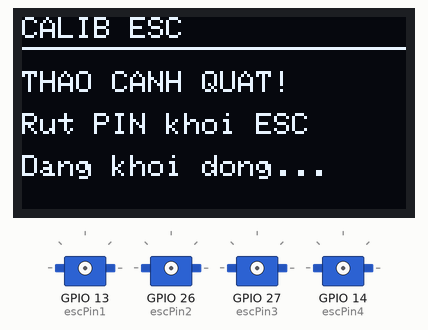
The sketch below on a simulated ESP32. On the bench: 128×64 one-colour display, 4 × servo. What the sketch prints to the serial monitor is not drawn.

Above: at 0.3 s.
At 2.3 s:
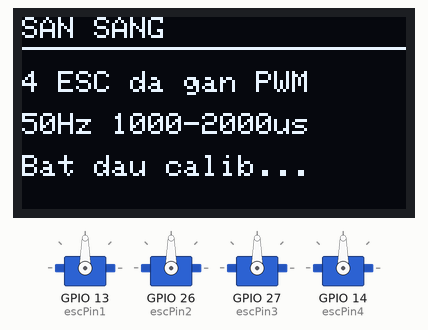
At 3.9 s:
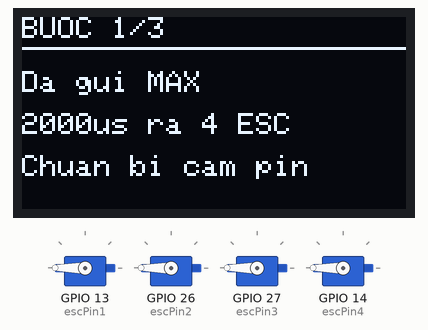
At 15.6 s:
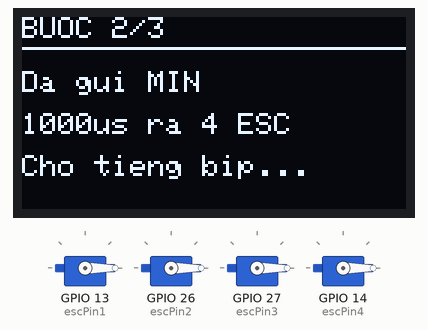
At 25.8 s:
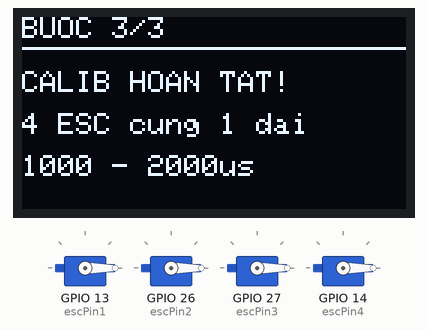
At 32.92 s:
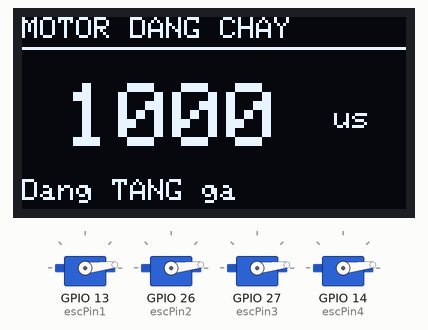
Timing chart, 0 to 40.0 s (numbered marks = the images above):
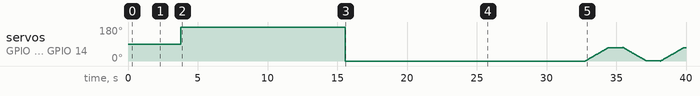

Measured:
- what the display in image 0 shows lasts 2.0 s, from 0.3 s to 2.3 s
- what the display in image 1 shows lasts 1.5 s, from 2.3 s to 3.8 s
- what the display in image 3 shows lasts 3.0 s, from 15.6 s to 18.6 s

The sketch:

cali.ino
```cpp
#include <ESP32Servo.h>
#include <Wire.h>
#include <Adafruit_GFX.h>
#include <Adafruit_SSD1306.h>

// Định nghĩa các chân kết nối tín hiệu từ ESP32 đến 4 ESC
// const int escPin1 = 26;
// const int escPin2 = 13;
// const int escPin3 = 14;
// const int escPin4 = 27;

const int escPin1 = 13;
const int escPin2 = 26;
const int escPin3 = 27;
const int escPin4 = 14;

Servo esc1, esc2, esc3, esc4;

// ---- OLED: cấu hình giống hệt drone_complete.ino (I2C bus 1, tách khỏi MPU) ----
#define SCREEN_WIDTH   128
#define SCREEN_HEIGHT  64
#define OLED_RESET     -1
#define OLED_SDA       21
#define OLED_SCL       22
#define OLED_ADDR      0x3C
#define OLED_FREQ      400000UL

TwoWire I2C_OLED = TwoWire(1);
Adafruit_SSD1306 display(SCREEN_WIDTH, SCREEN_HEIGHT, &I2C_OLED, OLED_RESET);
bool oledOK = false;

// OLED dùng font ASCII → mọi chữ hiển thị KHÔNG DẤU. Dùng chung chuỗi cho cả
// Serial để hai bên luôn nói cùng một điều, không lệch nhau khi sửa code.

void oledHeader(const char *left, const char *right) {
  display.clearDisplay();
  display.setTextSize(1);
  display.setCursor(0, 0);
  display.print(left);
  if (right[0]) {
    display.setCursor(SCREEN_WIDTH - strlen(right) * 6, 0);
    display.print(right);
  }
  display.drawFastHLine(0, 10, SCREEN_WIDTH, SSD1306_WHITE);
}

// Trạng thái thường: tiêu đề + 3 dòng nội dung
void showStatus(const char *step, const char *l1, const char *l2, const char *l3) {
  Serial.printf("[%s] %s | %s | %s\n", step, l1, l2, l3);
  if (!oledOK) return;

  oledHeader(step, "");
  display.setTextSize(1);
  display.setCursor(0, 18); display.print(l1);
  display.setCursor(0, 32); display.print(l2);
  display.setCursor(0, 46); display.print(l3);
  display.display();
}

// Đếm ngược: số giây in TO + thanh tiến trình, nhìn được khi hai tay đang bận
void showCountdown(const char *step, const char *action, const char *hint,
                   int secsLeft, int secsTotal) {
  Serial.printf("[%s] %s — con %ds\n", step, action, secsLeft);
  if (!oledOK) return;

  oledHeader(step, "");
  display.setTextSize(1);
  display.setCursor(0, 13);
  display.print(action);

  // Số giây cỡ 3 (18x24 px/ký tự), căn giữa theo số chữ số
  int digits = (secsLeft >= 10) ? 2 : 1;
  display.setTextSize(3);
  display.setCursor((SCREEN_WIDTH - digits * 18) / 2, 22);
  display.print(secsLeft);

  display.setTextSize(1);
  display.setCursor(0, 48);
  display.print(hint);

  int w = (SCREEN_WIDTH - 4) * secsLeft / secsTotal;
  display.drawRect(0, 56, SCREEN_WIDTH, 8, SSD1306_WHITE);
  display.fillRect(2, 58, w, 4, SSD1306_WHITE);
  display.display();
}

void countdown(int seconds, const char *step, const char *action, const char *hint) {
  for (int i = seconds; i > 0; i--) {
    showCountdown(step, action, hint, i, seconds);
    delay(1000);
  }
}

// Màn hình cảnh báo khi loop() quét ga — motor QUAY THẬT ở đoạn này
void oledMotorRun(int us, const char *dir) {
  if (!oledOK) return;
  oledHeader("MOTOR DANG CHAY", "");
  display.setTextSize(3);
  display.setCursor(14, 22);
  display.print(us);
  display.setTextSize(1);
  display.setCursor(104, 30);
  display.print("us");
  display.setCursor(0, 54);
  display.print(dir);
  display.display();
}

void writeAll(int us) {
  esc1.writeMicroseconds(us);
  esc2.writeMicroseconds(us);
  esc3.writeMicroseconds(us);
  esc4.writeMicroseconds(us);
}

void setup() {
  Serial.begin(115200);
  delay(200);

  // ---- OLED trước tiên, để mọi bước sau đều hiển thị được ----
  I2C_OLED.begin(OLED_SDA, OLED_SCL, OLED_FREQ);
  if (!display.begin(SSD1306_SWITCHCAPVCC, OLED_ADDR)) {
    Serial.println("[WARN] Khong thay OLED - chi con Serial.");
    oledOK = false;
  } else {
    oledOK = true;
    display.setTextColor(SSD1306_WHITE);
  }

  showStatus("CALIB ESC", "THAO CANH QUAT!", "Rut PIN khoi ESC", "Dang khoi dong...");
  delay(2000);

  // Cấp cho mỗi kênh PWM một timer LEDC RIÊNG, phải gọi TRƯỚC attach().
  // Thiếu bước này, 4 servo bị ép dùng chung timer nên độ rộng xung xuất ra
  // KHÔNG giống nhau giữa các chân — cùng một lệnh µs mà motor quay khác tốc độ.
  ESP32PWM::allocateTimer(0);
  ESP32PWM::allocateTimer(1);
  ESP32PWM::allocateTimer(2);
  ESP32PWM::allocateTimer(3);

  // Cấu hình tần số PWM cho ESC (thường dải 1000us - 2000us)
  esc1.setPeriodHertz(50);
  esc2.setPeriodHertz(50);
  esc3.setPeriodHertz(50);
  esc4.setPeriodHertz(50);

  // Đính kèm các chân pin
  esc1.attach(escPin1, 1000, 2000);
  esc2.attach(escPin2, 1000, 2000);
  esc3.attach(escPin3, 1000, 2000);
  esc4.attach(escPin4, 1000, 2000);

  showStatus("SAN SANG", "4 ESC da gan PWM", "50Hz 1000-2000us", "Bat dau calib...");
  delay(1500);

  // ---- Bước 1: gửi MAX trước khi ESC có điện ----
  writeAll(2000);
  showStatus("BUOC 1/3", "Da gui MAX", "2000us ra 4 ESC", "Chuan bi cam pin");
  delay(1500);

  countdown(10, "BUOC 1/3", ">> CAM PIN NGAY <<", "Bip = da nhan MAX");

  // ---- Bước 2: hạ về MIN, ESC chốt dải và ghi EEPROM ----
  writeAll(1000);
  showStatus("BUOC 2/3", "Da gui MIN", "1000us ra 4 ESC", "Cho tieng bip...");
  delay(3000);

  countdown(4, "BUOC 2/3", "DANG LUU EEPROM", "Cho bip + nhac");
  delay(3000);

  // ---- Bước 3: xong ----
  showStatus("BUOC 3/3", "CALIB HOAN TAT!", "4 ESC cung 1 dai", "1000 - 2000us");
  delay(3000);

  showStatus("CANH BAO", "Motor SAP QUAY", "Kiem tra canh quat", "Bat dau sau 3s");
  delay(3000);
}

void loop() {
  delay(1000);

  for (int i = 1000; i < 1400; i += 5) {
    writeAll(i);
    if (i % 100 == 0) oledMotorRun(i, "Dang TANG ga");
    delay(20);
  }

  delay(1000);

  for (int i = 1400; i > 1000; i -= 5) {
    writeAll(i);
    if (i % 100 == 0) oledMotorRun(i, "Dang GIAM ga");
    delay(20);
  }
}
```
